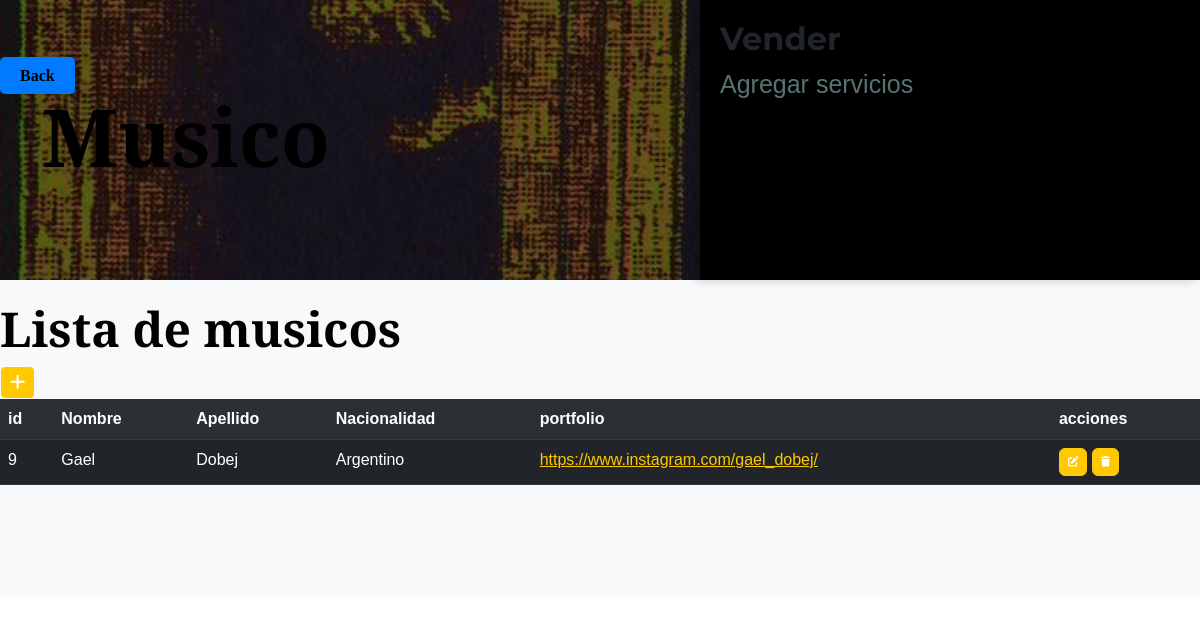
/Salute_dArtist/musico/ (signed in), run on the app's committed database.
### Salute_dArtist/models.py (models this page shows, shortened)
class Musico(models.Model):
    nombre = models.CharField(max_length=50)
    apellido = models.CharField(max_length=50)
    portfolio = models.URLField(default = " ")
    nacionalidad = models.CharField(max_length=50, default=' ')
    class Meta:
        verbose_name = "Musico"
        verbose_name_plural = "Musicos"

### Salute_dArtist/views.py (the view)
# urls.py: path('musico/', MusicoList.as_view(), name="Musico"),
class MusicoList(LoginRequiredMixin, ListView):
    model = Musico

### Salute_dArtist/templates/Salute_dArtist/musico_list.html (shortened to what this page needs)
{% extends "Salute_dArtist/z-base.html" %}
{% load static %}
{% block titulo %}
<h1 style="font-size: 5rem; color: black; font-family: 'Cormorant Unicase', sans-serif;">Musico</h1>
{% endblock titulo %}
{% block contenido %}
<head>
</head>
<body>
    <div id="filters-panel">
        <div id="filters-content">
            <h2>Vender</h2>
            <a class="link" href="{% url 'Salute_dArtist:musico_agregar_servicio' %}" style="color: rgb(86, 116, 113); display: block;
            text-decoration: none; font-size: 25px;">Agregar servicios</a>
        </div>
    </div>
</body>
<table>
    <tr>
        <h3 style="font-size: 3rem; color: black; font-family: 'Cormorant Unicase', sans-serif;">Lista de musicos</h3>
        <td>
            <a
            href="{% url 'Salute_dArtist:create_musico' %}"
            class="btn btn-primary btn-sm"
            ><i class="fa fa-plus fa-lg" title="New Record"></i>
            </a>
        </td>
    </tr>
</table>
    <table class="table table-dark table-striped">
        <tr>
            <th>id</th>
            <th>Nombre</th>
            <th>Apellido</th>
            <th>Nacionalidad</th>
            <th>portfolio</th>
            <th>acciones</th>
        </tr>
    {% for musico in musico_list %}
        <tr>
            <td>{{ musico.id }}</td>
            <td>{{ musico.nombre }}</td>
            <td>{{ musico.apellido }}</td>
            <td>{{ musico.nacionalidad }}</td>
            <td><a href="{{ musico.portfolio }}">{{ musico.portfolio }}</a></td>
                <td>
                    <a
                    href="{% url 'Salute_dArtist:update_musico' musico.id %}"
                    class="btn btn-primary"
                    style="--bs-btn-padding-y: .25rem; --bs-btn-padding-x: .5rem; --bs-btn-font-size: .75rem;"
                    ><i class="fa fa-edit fa-sm" title="Edit Record"></i>
                    </a>
                    <a
                    href="{% url 'Salute_dArtist:delete_musico' musico.id %}"
                    class="btn btn-primary"
                    style="--bs-btn-padding-y: .25rem; --bs-btn-padding-x: .5rem; --bs-btn-font-size: .75rem;"
                    ><i class="fa fa-trash fa-sm" title="Delete"></i>
                    </a>
                </td>
        </tr>
    {% endfor %}
    </table>
    {% endblock contenido %}

### Salute_dArtist/templates/Salute_dArtist/musico_list.html (style rules this page uses)
body { margin: 0; padding: 0; font-family: Arial, sans-serif; }
#filters-panel { position: fixed; top: 0; right: 0; width: 500px; height: 280px; background-color: #000000; box-shadow: -5px 0px 10px rgba(0, 0, 0, 0.2); }
#filters-content { padding: 20px; }

### data on the page
Musico: id "9", nombre "Gael", apellido "Dobej", nacionalidad "Argentino", portfolio "https://www.instagram.com/gael_dobej/"
